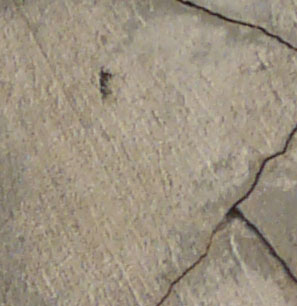
#> input picture test/001.jpg, 297 x 306 px
$ python -i FCN_CrackAnalysis.py   (imports and definitions only)   (older library calls are emulated)
#> lines starting #> are read from the running program, lines starting #| are printed output that depends on the picture
from __future__ import division, print_function, absolute_import

import numpy as np
import matplotlib.pyplot as plt

from skimage import morphology, feature, measure, exposure, filters, color
from scipy import ndimage as ndi

import scipy.misc as misc

BLUE = '#00b8e6'
DARKBLUE = '#00343f'
RED = '#ff5983'
DARKRED = '#7a023c'
YELLOW = '#ffe957'
DARKYELLOW = '#f29f3f'
GREEN = '#61ff69'
DARKGREEN = '#0b6e48'
GRAY = '#cccccc'

class CrackAnalyse(object):
    # [64 lines left out: function __init__, not called in this run]

    def get_prediction(self):
        return self.img

    def get_segmentation(self):
        return self.img_sgt

    def get_skeleton(self):
        return ndi.grey_dilation(self.img_skl, size=2)

    def get_crack_lens(self):
        return self.crack_lens

    def get_crack_wids(self):
        return self.crack_max_wids

    def get_crack_length(self):
        return np.sum(self.crack_lens)

    def get_crack_max_width(self):
        return np.max(self.crack_max_wids)

    def get_crack_mean_width(self):
        return np.sum(self.img_bnr) / np.sum(self.crack_lens)

    def get_ratio(self):
        return self.ratio

class Edge_Detector(object):
    def __init__(self, original_image):
        img_gray = color.rgb2gray(original_image)
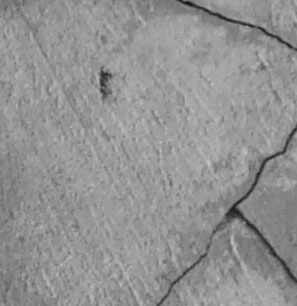
#> img_gray: shape (306, 297) float64; min 0.059, max 0.775, mean 0.576
        self.img_gray = img_gray

    def get_edges(self, detector='sobel'):
#> called with detector = 'sobel'
        if detector == 'sobel':
            img = filters.sobel(self.img_gray)
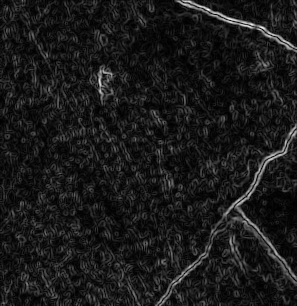
#> img: shape (306, 297) float64; min 0, max 0.29, mean 0.0299; drawn with min black and max white
        elif detector == 'canny1':
            img = feature.canny(self.img_gray, sigma=1)
        elif detector == 'canny3':
            img = feature.canny(self.img_gray, sigma=3)
        elif detector == 'scharr':
            img = filters.scharr(self.img_gray)
        elif detector == 'prewitt':
            img = filters.prewitt(self.img_gray)
        elif detector == 'roberts':
            img = filters.roberts(self.img_gray)
        return img

# [21 lines left out: function Hilditch_skeleton, not called in this run]


# [26 lines not run here, left out]

>>> import cv2
>>> picture = cv2.cvtColor(cv2.imread('test/001.jpg'), cv2.COLOR_BGR2RGB)
>>> result = Edge_Detector(picture).get_edges()
